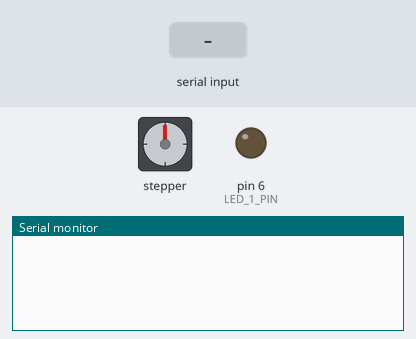
Simulated run of this sketch. Board: Arduino Nano, built with avr-gcc and run on an emulated ATmega328P. On the bench: stepper motor, output pins drawn as LEDs (lit = HIGH), the last lines printed to the serial monitor. Wiring (inferred from the names in the program): stepper motor driver (1600 steps per turn assumed): step pin 3; direction pin 2. Inputs (shaded band) come from the test bench. Pins used as bus, display or sensor lines are not drawn.

Above: at 1.2 s.
1.3 s: "OFF" received over Serial
At 2.9 s:
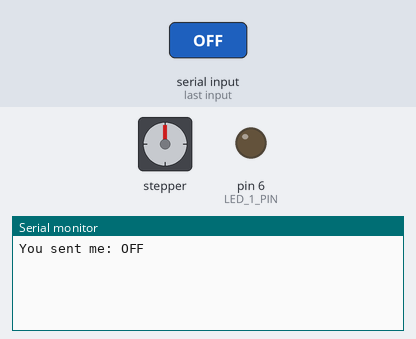
3.8 s: "90,45\n" received over Serial
At 6.0 s:
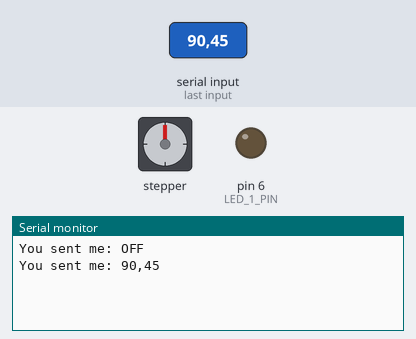
6.3 s: "5\n" received over Serial
At 7.9 s:
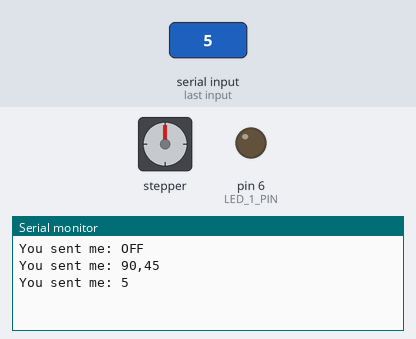

Measured:
- after the input at 1.3 s, the serial monitor: prints a new line after 1.0 s (image 1)
- after the input at 3.8 s, the serial monitor: prints a new line after 1.0 s (image 2)
- after the input at 6.3 s, the serial monitor: prints a new line after 1.0 s (image 3)

The sketch:

app_commu_stepper_number_ON-Retract_00.ino
```cpp
#define LED_1_PIN 6

#define dirPin 2
#define stepPin 3
#define stepsPerRevolution 1600 //360/(1.8/(1/8))

#include <math.h>
String data;

float new_data;
float current_data;
float previous_data;
float reset_data;

float test_data;
float reset_data1 = -10;

float spin_data ;
int estimate_data;

float ahigh = 582;
float alow = 0;


void setup() {
  Serial.begin(250000); // speed of data between arduino and jetson
  pinMode(LED_1_PIN,OUTPUT);

  //Declare pins as output:
  pinMode(stepPin, OUTPUT);
  pinMode(dirPin, OUTPUT);
}


void reverse()//counterclockwise
{

    spin_data = (current_data)*582 + alow ;


    estimate_data = round(spin_data );

//digitalWrite(LED_1_PIN,HIGH);
//      delay(500);
//      digitalWrite(LED_1_PIN,LOW);
//      delay(500);
//
//      digitalWrite(LED_1_PIN,HIGH);
//      delay(500);
//      digitalWrite(LED_1_PIN,LOW);
//      delay(500);
//

      digitalWrite(dirPin, HIGH);//spin counterclockwise
      for (int i =0; i<estimate_data; i++)//spin counterclockwise amount 5 rounds
      {
        // These four line result in 1 steps:
        digitalWrite(stepPin, HIGH);
        delayMicroseconds(500);//0.5ms
        digitalWrite(stepPin,LOW);
        delayMicroseconds(500);
      }
      delay(250);
}


void forward()//clockwise
{

    spin_data = (current_data)*ahigh + alow ;

    estimate_data = round(spin_data );
 //set the spinning direction clockwise: //spin clockwise 1600 stepsPerRevolutiom in 1 round
//      digitalWrite(LED_1_PIN,HIGH);
//      delay(500);
//      digitalWrite(LED_1_PIN,LOW);
      delay(250);
      digitalWrite(dirPin,LOW);// spin clockwise

      //Spin the stepper motor 1 revolution slowly:
      for (int i =0; i<10*stepsPerRevolution; i++)//spin clockwise amount 20 rounds
      {
        //These four lines result in 1 step:
        digitalWrite(stepPin, HIGH);
        delayMicroseconds(2400);//0.1ms
        digitalWrite(stepPin, LOW);
        delayMicroseconds(2400);//0.1ms

        if(i == estimate_data )
      {
      break;
      //delay(250);

      }

}
}

void sf()//clockwise
{
 // String data = Serial.readStringUntil('\n');

//set the spinning direction clockwise: //spin clockwise 1600 stepsPerRevolutiom in 1 round
//      digitalWrite(LED_1_PIN,HIGH);
//      delay(500);
//      digitalWrite(LED_1_PIN,LOW);
//      delay(500);
      digitalWrite(dirPin,LOW);// spin clockwise

      //Spin the stepper motor 1 revolution slowly:
      for (int i =0; i<1*stepsPerRevolution; i++)//spin clockwise amount 20 rounds
      {
        //These four lines result in 1 step:
        digitalWrite(stepPin, HIGH);
        delayMicroseconds(1300);//0.1ms
        digitalWrite(stepPin, LOW);
        delayMicroseconds(1300);//0.1ms


      if (data =="OFF")
      {
      break;
      delay(250);
        reverse();

      }

}
}

void super_f()//clockwise
{
 // String data = Serial.readStringUntil('\n');

//set the spinning direction clockwise: //spin clockwise 1600 stepsPerRevolutiom in 1 round
//      digitalWrite(LED_1_PIN,HIGH);
//      delay(500);
//      digitalWrite(LED_1_PIN,LOW);
//      delay(500);
    current_data = +(current_data);

    spin_data = (current_data)*ahigh + alow ;

    estimate_data = round(spin_data );


      digitalWrite(dirPin,LOW);// spin clockwise

       previous_data = new_data;
       test_data = new_data + 2.1;

//        String data = Serial.readString();
//
//    //float data = Serial.read() - '0';
//    Serial.print("You sent me: ");
//    Serial.println(data);
//    new_data  = data.toFloat();
      //Spin the stepper motor 1 revolution slowly:
      for (int i =0; i<estimate_data; i++)//spin clockwise amount 20 rounds
      {
        //These four lines result in 1 step:
        digitalWrite(stepPin, HIGH);
        delayMicroseconds(2400);//0.1ms   1300ms  foe cube 150
        digitalWrite(stepPin, LOW);
        delayMicroseconds(2400);//0.1ms

        // String data = Serial.readString();
//
//
     //Serial.print("You sent me: ");
     // Serial.println(data);
     //new_data  = data.toFloat();


      if (new_data < previous_data)
      {
      break;
      delay(250);
      current_data = -(current_data);
        reverse();
        previous_data = new_data;
        Serial.print("re");
        digitalWrite(LED_1_PIN,HIGH);
       delay(500);
      digitalWrite(LED_1_PIN,LOW);
      delay(500);

      }
      else if (current_data < reset_data1)
      {
        break;
        delay(250);
         current_data  = new_data;
         previous_data = new_data;

      }
      }

}


void ul_f()
{


      if (current_data < reset_data1)
    {
    current_data  = new_data;
 //   forward();
    previous_data = new_data;
    }
    else if (new_data > previous_data)
    {
     // digitalWrite(LED_1_PIN,HIGH);
     // delay(500);
      //digitalWrite(LED_1_PIN,LOW);
     // delay(500);
      current_data = +(current_data);
      forward();
      previous_data = new_data;

    }
    else if (new_data < previous_data)
    {
      current_data = -(current_data);
      reverse();
      previous_data = new_data;
    }
}

void loop() {
//    digitalWrite(LED_1_PIN,HIGH);
//    delay(500);
//    digitalWrite(LED_1_PIN,LOW);
//    delay(500);


  if (Serial.available() > 0){

    String data = Serial.readString();


    Serial.print("You sent me: ");
    Serial.println(data);
    new_data  = data.toFloat();
    test_data = new_data + 2.1;

   ul_f();


                               }
}
```
